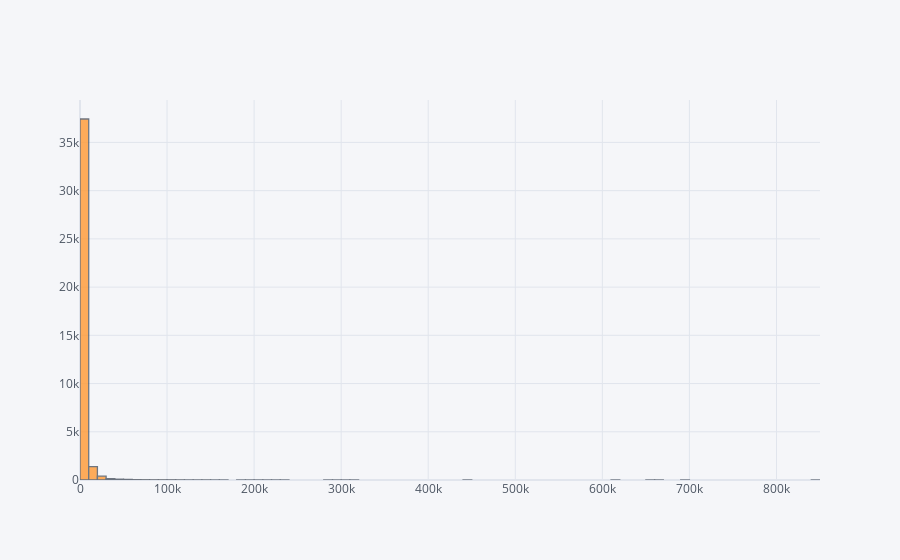

The notebook cell saved with this chart:
### Code cell
## creatinf histogram on target column from ploty 
df[' shares'].iplot(kind='hist',bins=100 )
plt.show()

### Figure 1 — Plotly figure (JSON) as saved in the notebook; plotly's stock layout.template omitted (floating-point values rounded to 4 significant figures; data arrays with more than 128 entries replaced by an {"elided": "..."} marker saying what was removed)
{"data": [{"histfunc": "count", "histnorm": "", "marker": {"color": "rgba(255, 153, 51, 1.0)", "line": {"color": "#4D5663", "width": 1.3}}, "name": " shares", "nbinsx": 100, "opacity": 0.8, "orientation": "v", "type": "histogram", "x": {"elided": "39644 int values"}}], "layout": {"barmode": "overlay", "legend": {"bgcolor": "#F5F6F9", "font": {"color": "#4D5663"}}, "paper_bgcolor": "#F5F6F9", "plot_bgcolor": "#F5F6F9", "title": {"font": {"color": "#4D5663"}}, "xaxis": {"gridcolor": "#E1E5ED", "showgrid": true, "tickfont": {"color": "#4D5663"}, "title": {"font": {"color": "#4D5663"}, "text": ""}, "zerolinecolor": "#E1E5ED"}, "yaxis": {"gridcolor": "#E1E5ED", "showgrid": true, "tickfont": {"color": "#4D5663"}, "title": {"font": {"color": "#4D5663"}, "text": ""}, "zerolinecolor": "#E1E5ED"}}}
